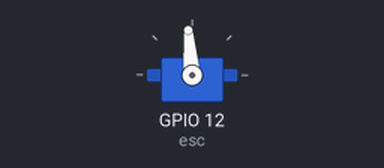
A program run on a simulated Raspberry Pi (BCM pin numbers). On the bench: servo. Servo angles are drawn from the pulse width (0.5 ms = 0°, 2.5 ms = 180°); what the program prints to the terminal is not drawn. At 45.0 s the program stops and its outputs stay as they are.

Above: at 0.1 s.
Timing chart, 0 to 37.5 s (numbered marks = the images above):
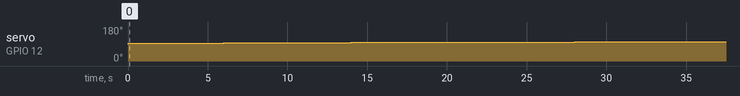

The program:

test.py
```python
from gpiozero import Servo
from time import sleep

esc = Servo(
    12,
    min_pulse_width=0.001,
    max_pulse_width=0.002
)

print("GPIO13 ニュートラル探索")
print("モーターから手を離してください")
print()

# -0.10 ～ +0.10 を0.01刻みで試す
for value in [x / 100 for x in range(-10, 11)]:
    value += 0.2
    print(f"Servo.value = {value:+.2f}")

    esc.value = value

    sleep(2)

print("最後にニュートラル")
esc.value = 0

sleep(3)

esc.close()
```

Measured:
- by itself, servo on GPIO 12 (esc): moves from 90° to 103° over 36.0 s
